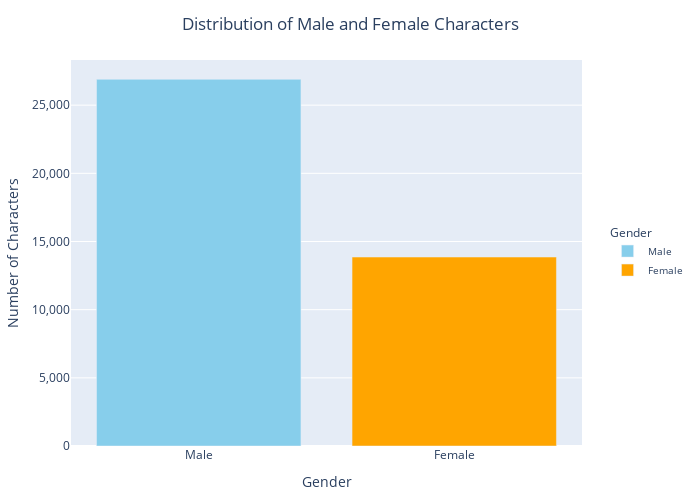

The notebook cell this image was saved under:
### Code cell
plot_interactive_gender_distribution(bollywood_data, 'actor_gender')

### Figure 1 — Plotly figure (JSON) as saved in the notebook; plotly's stock layout.template omitted (floating-point values rounded to 4 significant figures)
{"data": [{"marker": {"color": "skyblue"}, "name": "Male", "type": "bar", "x": ["Male"], "y": [26897]}, {"marker": {"color": "orange"}, "name": "Female", "type": "bar", "x": ["Female"], "y": [13860]}], "layout": {"barmode": "group", "height": 500, "legend": {"font": {"size": 10}, "title": {"text": "Gender"}, "x": 1.05, "y": 0.5}, "margin": {"b": 20, "l": 20, "r": 20, "t": 60}, "title": {"text": "Distribution of Male and Female Characters", "x": 0.5}, "width": 700, "xaxis": {"tickfont": {"size": 12}, "tickvals": ["Male", "Female"], "title": {"text": "Gender"}}, "yaxis": {"tickformat": ",", "title": {"standoff": 10, "text": "Number of Characters"}}}}
